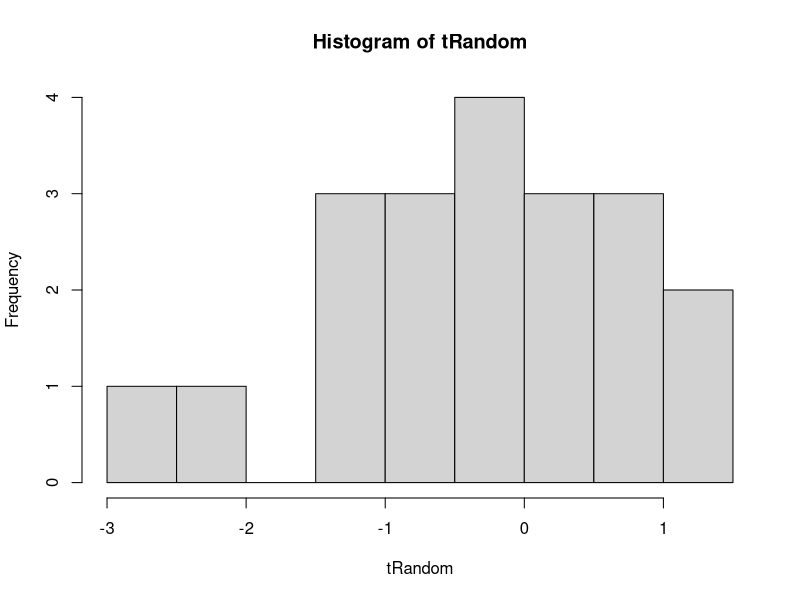
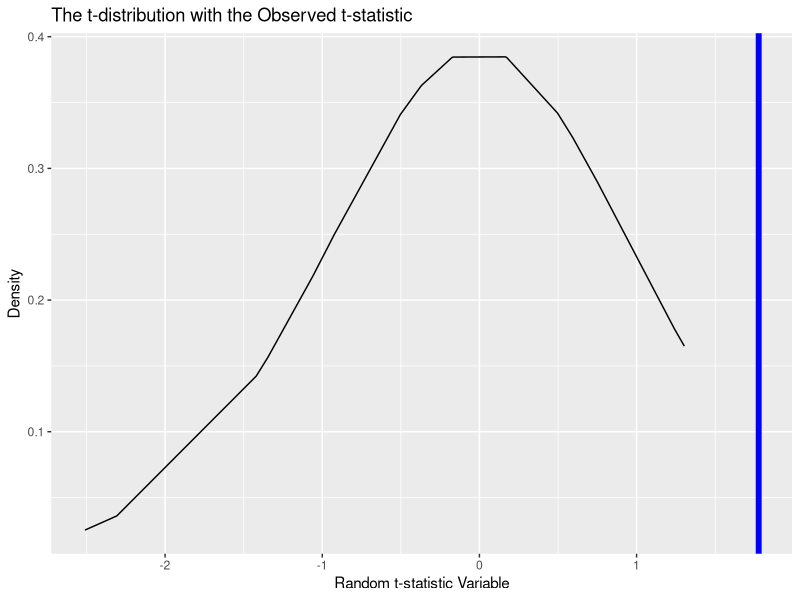

The R script that drew these images, in order:
# File: AB_test_t_distribution.R
#------------------------------------
# Explore  t-distribution
#-------------------------------------

control.group.size = 10
treatment.group.size = 10

t.statistic = 1.777
n = control.group.size + 
    treatment.group.size
degrees.of.freedom = 11.7

# Generate n random numbers from a t-distribution
# with the specified degrees of freedom

tRandom <- rt (n, df=degrees.of.freedom)

# P[X > t.statistic]
pt (t.statistic, 
    df=degrees.of.freedom, 
    lower.tail = FALSE)

hist (tRandom)

# Compute and Plot the t-distribution
require(ggplot2)
densityTRandom <- dt(tRandom, df=degrees.of.freedom)
df <- data.frame(x=tRandom, y=densityTRandom)
ggplot(df) + aes(x=x, y=y) + geom_line() +
  labs(x="Random t-statistic Variable", 
       y="Density") +
  geom_vline(xintercept = t.statistic, linetype="solid", 
                color = "blue", size=2) +
  ggtitle("The t-distribution with the Observed t-statistic")


